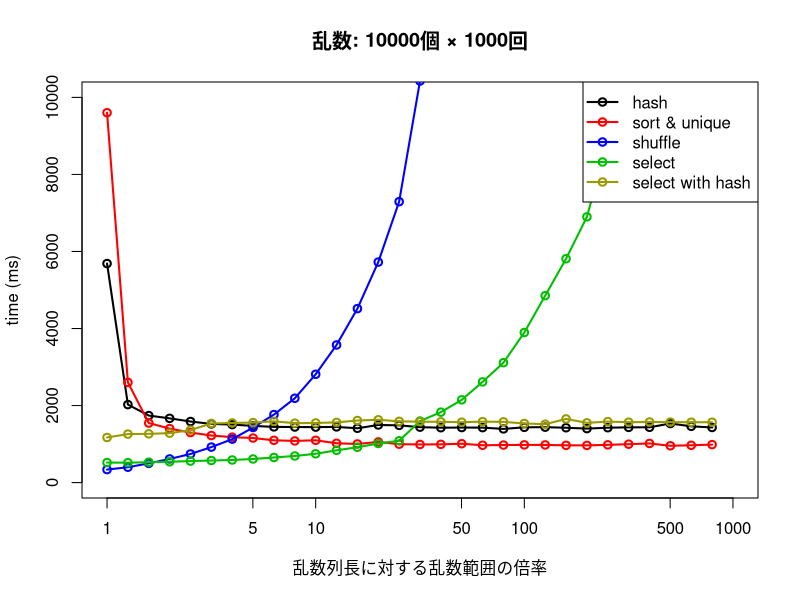

This chart was generated by the following R code:
Data_s = read.csv("data_151002_s.csv")
Data_t = read.csv("data_151002_t.csv")
Data=rbind(Data_s,Data_t)


size = 10000


sub = subset(Data, num == size)

names = c("hash","unique","shuffle","select","select with hash")
cols = c("black","red","blue",rgb(0,0.75,0),rgb(0.6,0.6,0))


x.seq = 10^((0:30)/10)
plot(1,0,type="n",xlab="乱数列長に対する乱数範囲の倍率", ylab="time (ms)",xlim=c(1,1000),ylim=c(0,10000),log="x")
for(no in 1:5){
	ssub = subset(sub, type==names[no])
	lines(x.seq[1:length(unique(ssub$max))],ssub$time,col=cols[no],lwd=2)
	points(x.seq[1:length(unique(ssub$max))],ssub$time,col=cols[no],lwd=2)
}

legend("topright", legend = c("hash","sort & unique","shuffle","select","select with hash"), col = c("black","red","blue",rgb(0,0.75,0),rgb(0.6,0.6,0)), pch = c(1,1,1,1,1), lty = c(1,1,1,1,1), lwd=c(2,2,2,2,2))
title(paste("乱数: ",size,"個 × ",10000000/size,"回",sep=""))

